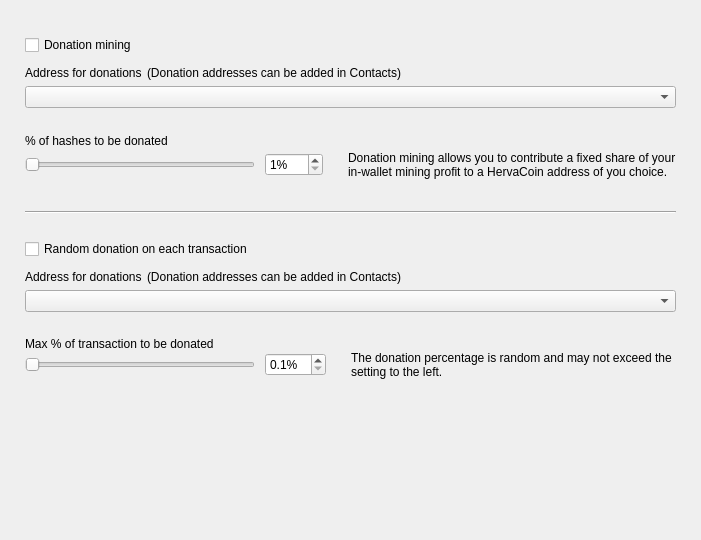
<?xml version="1.0" encoding="UTF-8"?>
<ui version="4.0">
 <class>DonationOptionsFrame</class>
 <widget class="QFrame" name="DonationOptionsFrame">
  <property name="geometry">
   <rect>
    <x>0</x>
    <y>0</y>
    <width>701</width>
    <height>540</height>
   </rect>
  </property>
  <property name="windowTitle">
   <string>Frame</string>
  </property>
  <property name="frameShape">
   <enum>QFrame::NoFrame</enum>
  </property>
  <property name="frameShadow">
   <enum>QFrame::Raised</enum>
  </property>
  <layout class="QVBoxLayout" name="verticalLayout">
   <property name="spacing">
    <number>10</number>
   </property>
   <property name="leftMargin">
    <number>25</number>
   </property>
   <property name="topMargin">
    <number>35</number>
   </property>
   <property name="rightMargin">
    <number>25</number>
   </property>
   <property name="bottomMargin">
    <number>0</number>
   </property>
   <item>
    <widget class="QCheckBox" name="m_enableDonationMiningCheck">
     <property name="text">
      <string>Donation mining</string>
     </property>
    </widget>
   </item>
   <item>
    <widget class="QFrame" name="m_donationMiningFrame">
     <property name="frameShape">
      <enum>QFrame::NoFrame</enum>
     </property>
     <property name="frameShadow">
      <enum>QFrame::Raised</enum>
     </property>
     <layout class="QGridLayout" name="gridLayout" columnstretch="1,0,0,1">
      <property name="leftMargin">
       <number>0</number>
      </property>
      <property name="topMargin">
       <number>0</number>
      </property>
      <property name="rightMargin">
       <number>0</number>
      </property>
      <property name="bottomMargin">
       <number>0</number>
      </property>
      <property name="horizontalSpacing">
       <number>10</number>
      </property>
      <property name="verticalSpacing">
       <number>0</number>
      </property>
      <item row="2" column="0" colspan="4">
       <widget class="QComboBox" name="m_donationMiningAddressCombo"/>
      </item>
      <item row="3" column="0" colspan="4">
       <spacer name="verticalSpacer_2">
        <property name="orientation">
         <enum>Qt::Vertical</enum>
        </property>
        <property name="sizeType">
         <enum>QSizePolicy::Fixed</enum>
        </property>
        <property name="sizeHint" stdset="0">
         <size>
          <width>20</width>
          <height>25</height>
         </size>
        </property>
       </spacer>
      </item>
      <item row="4" column="0" colspan="4">
       <widget class="WalletGui::WalletNormalBlackTextLabel" name="label_2">
        <property name="minimumSize">
         <size>
          <width>0</width>
          <height>16</height>
         </size>
        </property>
        <property name="text">
         <string>% of hashes to be donated</string>
        </property>
        <property name="indent">
         <number>0</number>
        </property>
       </widget>
      </item>
      <item row="5" column="1">
       <widget class="QSpinBox" name="m_donationMiningAmountSpin">
        <property name="suffix">
         <string>%</string>
        </property>
        <property name="minimum">
         <number>1</number>
        </property>
        <property name="maximum">
         <number>100</number>
        </property>
       </widget>
      </item>
      <item row="5" column="0">
       <widget class="QSlider" name="m_donationMiningAmountSlider">
        <property name="maximumSize">
         <size>
          <width>230</width>
          <height>16777215</height>
         </size>
        </property>
        <property name="minimum">
         <number>1</number>
        </property>
        <property name="maximum">
         <number>100</number>
        </property>
        <property name="orientation">
         <enum>Qt::Horizontal</enum>
        </property>
       </widget>
      </item>
      <item row="5" column="2">
       <spacer name="horizontalSpacer">
        <property name="orientation">
         <enum>Qt::Horizontal</enum>
        </property>
        <property name="sizeType">
         <enum>QSizePolicy::Fixed</enum>
        </property>
        <property name="sizeHint" stdset="0">
         <size>
          <width>5</width>
          <height>20</height>
         </size>
        </property>
       </spacer>
      </item>
      <item row="5" column="3" alignment="Qt::AlignVCenter">
       <widget class="WalletGui::WalletSmallGrayTextLabel" name="m_donationMiningCommentLabel">
        <property name="minimumSize">
         <size>
          <width>0</width>
          <height>32</height>
         </size>
        </property>
        <property name="text">
         <string>Donation mining allows you to contribute a fixed share of your in-wallet mining profit to a HervaCoin address of you choice.</string>
        </property>
        <property name="wordWrap">
         <bool>true</bool>
        </property>
        <property name="indent">
         <number>0</number>
        </property>
       </widget>
      </item>
      <item row="1" column="0" colspan="4">
       <spacer name="verticalSpacer_6">
        <property name="orientation">
         <enum>Qt::Vertical</enum>
        </property>
        <property name="sizeType">
         <enum>QSizePolicy::Fixed</enum>
        </property>
        <property name="sizeHint" stdset="0">
         <size>
          <width>20</width>
          <height>5</height>
         </size>
        </property>
       </spacer>
      </item>
      <item row="0" column="0" colspan="4">
       <layout class="QHBoxLayout" name="horizontalLayout" stretch="0,1">
        <property name="spacing">
         <number>5</number>
        </property>
        <property name="leftMargin">
         <number>0</number>
        </property>
        <item>
         <widget class="WalletGui::WalletNormalBlackTextLabel" name="label">
          <property name="minimumSize">
           <size>
            <width>0</width>
            <height>16</height>
           </size>
          </property>
          <property name="text">
           <string>Address for donations</string>
          </property>
          <property name="indent">
           <number>0</number>
          </property>
         </widget>
        </item>
        <item>
         <widget class="WalletGui::WalletSmallGrayTextLabel" name="label_5">
          <property name="text">
           <string>(Donation addresses can be added in Contacts)</string>
          </property>
         </widget>
        </item>
       </layout>
      </item>
     </layout>
    </widget>
   </item>
   <item>
    <spacer name="verticalSpacer_3">
     <property name="orientation">
      <enum>Qt::Vertical</enum>
     </property>
     <property name="sizeType">
      <enum>QSizePolicy::Fixed</enum>
     </property>
     <property name="sizeHint" stdset="0">
      <size>
       <width>20</width>
       <height>20</height>
      </size>
     </property>
    </spacer>
   </item>
   <item>
    <widget class="Line" name="line">
     <property name="frameShadow">
      <enum>QFrame::Sunken</enum>
     </property>
     <property name="orientation">
      <enum>Qt::Horizontal</enum>
     </property>
    </widget>
   </item>
   <item>
    <spacer name="verticalSpacer_4">
     <property name="orientation">
      <enum>Qt::Vertical</enum>
     </property>
     <property name="sizeType">
      <enum>QSizePolicy::Fixed</enum>
     </property>
     <property name="sizeHint" stdset="0">
      <size>
       <width>20</width>
       <height>15</height>
      </size>
     </property>
    </spacer>
   </item>
   <item>
    <widget class="QCheckBox" name="m_enableDonationChangeCheck">
     <property name="text">
      <string>Random donation on each transaction</string>
     </property>
    </widget>
   </item>
   <item>
    <widget class="QFrame" name="m_donationChangeFrame">
     <property name="frameShape">
      <enum>QFrame::NoFrame</enum>
     </property>
     <property name="frameShadow">
      <enum>QFrame::Raised</enum>
     </property>
     <layout class="QGridLayout" name="gridLayout_2" columnstretch="1,0,0,1">
      <property name="leftMargin">
       <number>0</number>
      </property>
      <property name="topMargin">
       <number>0</number>
      </property>
      <property name="rightMargin">
       <number>0</number>
      </property>
      <property name="bottomMargin">
       <number>0</number>
      </property>
      <property name="horizontalSpacing">
       <number>10</number>
      </property>
      <property name="verticalSpacing">
       <number>0</number>
      </property>
      <item row="3" column="0" colspan="4">
       <spacer name="verticalSpacer_5">
        <property name="orientation">
         <enum>Qt::Vertical</enum>
        </property>
        <property name="sizeType">
         <enum>QSizePolicy::Fixed</enum>
        </property>
        <property name="sizeHint" stdset="0">
         <size>
          <width>20</width>
          <height>25</height>
         </size>
        </property>
       </spacer>
      </item>
      <item row="4" column="0" colspan="4">
       <widget class="WalletGui::WalletNormalBlackTextLabel" name="label_3">
        <property name="text">
         <string>Max % of transaction to be donated</string>
        </property>
        <property name="indent">
         <number>0</number>
        </property>
       </widget>
      </item>
      <item row="5" column="0">
       <widget class="QSlider" name="m_donationChangeAmountSlider">
        <property name="maximumSize">
         <size>
          <width>230</width>
          <height>16777215</height>
         </size>
        </property>
        <property name="minimum">
         <number>1</number>
        </property>
        <property name="maximum">
         <number>100</number>
        </property>
        <property name="orientation">
         <enum>Qt::Horizontal</enum>
        </property>
       </widget>
      </item>
      <item row="2" column="0" colspan="4">
       <widget class="QComboBox" name="m_donationChangeAddressCombo"/>
      </item>
      <item row="5" column="3" alignment="Qt::AlignVCenter">
       <widget class="WalletGui::WalletSmallGrayTextLabel" name="m_donationChangeCommentLabel">
        <property name="text">
         <string>The donation percentage is random and may not exceed the setting to the left.</string>
        </property>
        <property name="wordWrap">
         <bool>true</bool>
        </property>
        <property name="indent">
         <number>0</number>
        </property>
       </widget>
      </item>
      <item row="5" column="1">
       <widget class="QDoubleSpinBox" name="m_donationChangeAmountSpin">
        <property name="suffix">
         <string>%</string>
        </property>
        <property name="decimals">
         <number>1</number>
        </property>
        <property name="minimum">
         <double>0.100000000000000</double>
        </property>
        <property name="maximum">
         <double>10.000000000000000</double>
        </property>
        <property name="singleStep">
         <double>0.100000000000000</double>
        </property>
       </widget>
      </item>
      <item row="5" column="2">
       <spacer name="horizontalSpacer_2">
        <property name="orientation">
         <enum>Qt::Horizontal</enum>
        </property>
        <property name="sizeType">
         <enum>QSizePolicy::Fixed</enum>
        </property>
        <property name="sizeHint" stdset="0">
         <size>
          <width>5</width>
          <height>20</height>
         </size>
        </property>
       </spacer>
      </item>
      <item row="1" column="0" colspan="4">
       <spacer name="verticalSpacer_7">
        <property name="orientation">
         <enum>Qt::Vertical</enum>
        </property>
        <property name="sizeType">
         <enum>QSizePolicy::Fixed</enum>
        </property>
        <property name="sizeHint" stdset="0">
         <size>
          <width>20</width>
          <height>5</height>
         </size>
        </property>
       </spacer>
      </item>
      <item row="0" column="0" colspan="4">
       <layout class="QHBoxLayout" name="horizontalLayout_2" stretch="0,1">
        <property name="spacing">
         <number>5</number>
        </property>
        <property name="leftMargin">
         <number>0</number>
        </property>
        <item>
         <widget class="WalletGui::WalletNormalBlackTextLabel" name="label_4">
          <property name="minimumSize">
           <size>
            <width>0</width>
            <height>16</height>
           </size>
          </property>
          <property name="text">
           <string>Address for donations</string>
          </property>
          <property name="indent">
           <number>0</number>
          </property>
         </widget>
        </item>
        <item>
         <widget class="WalletGui::WalletSmallGrayTextLabel" name="label_6">
          <property name="text">
           <string>(Donation addresses can be added in Contacts)</string>
          </property>
         </widget>
        </item>
       </layout>
      </item>
     </layout>
    </widget>
   </item>
   <item>
    <spacer name="verticalSpacer">
     <property name="orientation">
      <enum>Qt::Vertical</enum>
     </property>
     <property name="sizeType">
      <enum>QSizePolicy::Expanding</enum>
     </property>
     <property name="sizeHint" stdset="0">
      <size>
       <width>20</width>
       <height>10</height>
      </size>
     </property>
    </spacer>
   </item>
  </layout>
 </widget>
 <customwidgets>
  <customwidget>
   <class>WalletGui::WalletSmallGrayTextLabel</class>
   <extends>QLabel</extends>
   <header>Gui/Common/WalletTextLabel.h</header>
  </customwidget>
  <customwidget>
   <class>WalletGui::WalletNormalBlackTextLabel</class>
   <extends>QLabel</extends>
   <header>Gui/Common/WalletTextLabel.h</header>
  </customwidget>
 </customwidgets>
 <resources/>
 <connections>
  <connection>
   <sender>m_enableDonationMiningCheck</sender>
   <signal>toggled(bool)</signal>
   <receiver>m_donationMiningFrame</receiver>
   <slot>setEnabled(bool)</slot>
   <hints>
    <hint type="sourcelabel">
     <x>353</x>
     <y>41</y>
    </hint>
    <hint type="destinationlabel">
     <x>350</x>
     <y>115</y>
    </hint>
   </hints>
  </connection>
  <connection>
   <sender>m_donationMiningAmountSlider</sender>
   <signal>valueChanged(int)</signal>
   <receiver>DonationOptionsFrame</receiver>
   <slot>donationMiningAmountChanged(int)</slot>
   <hints>
    <hint type="sourcelabel">
     <x>187</x>
     <y>155</y>
    </hint>
    <hint type="destinationlabel">
     <x>350</x>
     <y>269</y>
    </hint>
   </hints>
  </connection>
  <connection>
   <sender>m_donationMiningAmountSpin</sender>
   <signal>valueChanged(int)</signal>
   <receiver>DonationOptionsFrame</receiver>
   <slot>donationMiningAmountChanged(int)</slot>
   <hints>
    <hint type="sourcelabel">
     <x>391</x>
     <y>155</y>
    </hint>
    <hint type="destinationlabel">
     <x>350</x>
     <y>269</y>
    </hint>
   </hints>
  </connection>
  <connection>
   <sender>m_enableDonationChangeCheck</sender>
   <signal>toggled(bool)</signal>
   <receiver>m_donationChangeFrame</receiver>
   <slot>setEnabled(bool)</slot>
   <hints>
    <hint type="sourcelabel">
     <x>353</x>
     <y>237</y>
    </hint>
    <hint type="destinationlabel">
     <x>350</x>
     <y>328</y>
    </hint>
   </hints>
  </connection>
  <connection>
   <sender>m_donationChangeAmountSlider</sender>
   <signal>valueChanged(int)</signal>
   <receiver>DonationOptionsFrame</receiver>
   <slot>donationChangeAmountChanged(int)</slot>
   <hints>
    <hint type="sourcelabel">
     <x>187</x>
     <y>385</y>
    </hint>
    <hint type="destinationlabel">
     <x>350</x>
     <y>269</y>
    </hint>
   </hints>
  </connection>
  <connection>
   <sender>m_donationChangeAmountSpin</sender>
   <signal>valueChanged(double)</signal>
   <receiver>DonationOptionsFrame</receiver>
   <slot>donationChangeAmountChanged(double)</slot>
   <hints>
    <hint type="sourcelabel">
     <x>433</x>
     <y>353</y>
    </hint>
    <hint type="destinationlabel">
     <x>350</x>
     <y>269</y>
    </hint>
   </hints>
  </connection>
 </connections>
 <slots>
  <slot>donationMiningAmountChanged(int)</slot>
  <slot>donationChangeAmountChanged(int)</slot>
  <slot>donationChangeAmountChanged(double)</slot>
 </slots>
</ui>
